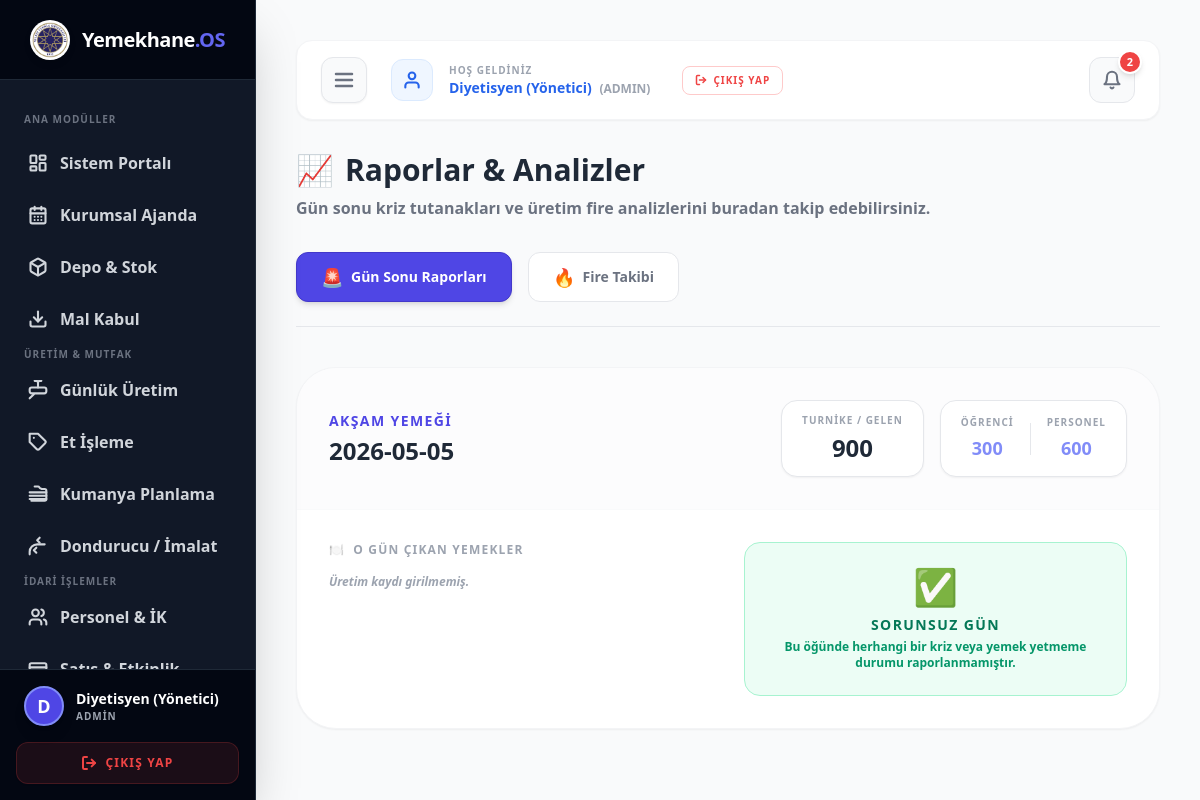
Screenshot of /raporlar (signed in) with the database file from the repository.
### tables this page shows
CREATE TABLE gunluk_istatistik (id INTEGER PRIMARY KEY AUTOINCREMENT, tarih DATE, ogun TEXT, personel_sayisi INTEGER DEFAULT 0, ogrenci_sayisi INTEGER DEFAULT 0, yemek_yetmedi INTEGER DEFAULT 0, alternatif_detay TEXT DEFAULT '');

### app.py (the view)
@app.route('/raporlar')
@login_required
@admin_required
def raporlar():
    conn = get_db_connection()
    istatistikler_raw = conn.execute('SELECT * FROM gunluk_istatistik ORDER BY tarih DESC').fetchall()
    rapor_listesi = []
    for ist in istatistikler_raw:
        ist_dict = dict(ist)
        ist_dict['uretimler'] = conn.execute("SELECT * FROM uretim WHERE tarih=? AND ogun=?", (ist['tarih'], ist['ogun'])).fetchall()
        ist_dict['toplam_gelen'] = ist['personel_sayisi'] + ist['ogrenci_sayisi']
        rapor_listesi.append(ist_dict)
    fire_kategori_verisi = conn.execute("SELECT kategori, SUM(miktar) as toplam_miktar, birim FROM fire_kayitlari GROUP BY kategori, birim").fetchall()
    fire_detay_verisi = conn.execute("SELECT urun_adi, kategori, miktar, birim, tarih, kullanici, aciklama FROM fire_kayitlari ORDER BY tarih DESC LIMIT 100").fetchall()
    conn.close()
    return render_template('raporlar.html',
                           raporlar=rapor_listesi,
                           fire_kategori_verisi=[dict(row) for row in fire_kategori_verisi],
                           fire_detay_verisi=[dict(row) for row in fire_detay_verisi])

### app.py (called while the page is built)
def login_required(f):
    @wraps(f)
    def decorated_function(*args, **kwargs):
        if 'kullanici_id' not in session: return redirect(url_for('login'))
        return f(*args, **kwargs)
    return decorated_function

def admin_required(f):
    @wraps(f)
    def decorated_function(*args, **kwargs):
        if session.get('rol') != 'admin':
            flash("⚠️ Bu sayfaya erişim yetkiniz yok!", "error")
            return redirect(url_for('depo'))
        return f(*args, **kwargs)
    return decorated_function

def get_next_workday(date_str):
    d = datetime.strptime(date_str, '%Y-%m-%d')
    while d.weekday() >= 5: d += timedelta(days=1)
    return d.strftime('%Y-%m-%d')

def get_db_connection():
    BASE_DIR = os.path.dirname(os.path.abspath(__file__))
    db_path = os.path.join(BASE_DIR, 'yemekhane.db')
    conn = sqlite3.connect(db_path)
    conn.row_factory = sqlite3.Row
    return conn

### templates/raporlar.html (shortened to what this page needs)
<!DOCTYPE html>
<html lang="tr">
<head>
    <script src="https://cdn.tailwindcss.com"></script>
</head>
<body class="bg-gray-50 flex min-h-screen font-sans">
    {% include 'sidebar.html' %}
    <div class="ml-64 flex-1 p-10 min-w-0">
        {% include 'topbar.html' %}
        <div class="mb-10 border-b border-gray-200 pb-6">
            <h1 class="text-3xl font-black text-gray-800 flex items-center gap-3"><span>📈</span> Raporlar & Analizler</h1>
            <p class="text-gray-500 font-bold mt-2">Gün sonu kriz tutanakları ve üretim fire analizlerini buradan takip edebilirsiniz.</p>
            <div class="flex gap-4 mt-8">
                <button onclick="switchTab('krizTab')" id="btn-krizTab" class="py-2.5 px-6 rounded-xl font-black text-sm transition-all duration-300 bg-indigo-600 text-white shadow-md border border-indigo-700 tab-btn flex items-center gap-2">
                    <span class="text-lg">🚨</span> Gün Sonu Raporları
                </button>
                <button onclick="switchTab('fireTab')" id="btn-fireTab" class="py-2.5 px-6 rounded-xl font-black text-sm transition-all duration-300 bg-white text-gray-500 hover:bg-gray-100 border border-gray-200 tab-btn flex items-center gap-2">
                    <span class="text-lg">🔥</span> Fire Takibi
                </button>
            </div>
        </div>
        <div id="krizTab" class="tab-content block">
            <div class="space-y-8 w-full max-w-6xl mx-auto">
                {% for rapor in raporlar %}
                <div class="bg-white rounded-[2.5rem] shadow-sm border border-gray-100 overflow-hidden relative">
                    <div class="p-8 border-b border-gray-50 flex flex-col md:flex-row justify-between md:items-center gap-4 bg-gray-50/50">
                        <div>
                            <span class="text-sm font-black text-indigo-600 block mb-1 uppercase tracking-widest">{{ rapor.ogun }}</span>
                            <h3 class="text-2xl font-black text-gray-800">{{ rapor.tarih }}</h3>
                        </div>
                        <div class="flex gap-4">
                            <div class="bg-white px-5 py-3 rounded-2xl border border-gray-200 shadow-sm text-center">
                                <span class="block text-[10px] text-gray-400 font-black uppercase tracking-widest mb-1">Turnike / Gelen</span>
                                <span class="text-2xl font-black text-gray-800">{{ rapor.toplam_gelen }}</span>
                            </div>
                            <div class="bg-white px-5 py-3 rounded-2xl border border-gray-200 shadow-sm flex items-center gap-4">
                                <div class="text-center">
                                    <span class="block text-[10px] text-gray-400 font-black uppercase tracking-widest mb-1">Öğrenci</span>
                                    <span class="text-lg font-black text-indigo-400">{{ rapor.ogrenci_sayisi }}</span>
                                </div>
                                <div class="text-center">
                                    <span class="block text-[10px] text-gray-400 font-black uppercase tracking-widest mb-1">Personel</span>
                                    <span class="text-lg font-black text-indigo-400">{{ rapor.personel_sayisi }}</span>
                                </div>
                            </div>
                        </div>
                    </div>
                    <div class="p-8 grid grid-cols-1 md:grid-cols-2 gap-8">
                        <div>
                            <h4 class="text-xs font-black text-gray-400 uppercase tracking-widest mb-4 flex items-center gap-2"><span>🍽️</span> O Gün Çıkan Yemekler</h4>
                            <div class="space-y-2">
                                {% for u in rapor.uretimler %}
                                    <div class="flex justify-between items-center p-3 rounded-xl border {% if u.kategori == 'Takviye' %}bg-rose-50 border-rose-200{% else %}bg-gray-50 border-gray-100{% endif %}">
                                        <div>
                                            <span class="font-black text-gray-800 text-sm block">{{ u.yemek_adi }}</span>
                                            <span class="text-[10px] font-bold text-gray-500 uppercase">
                                                {% if u.kategori == 'Takviye' %}<b class="text-rose-500">🚨 TAKVİYE ÜRETİM</b>{% else %}{{ u.kategori }}{% endif %}
                                            </span>
                                        </div>
                                        <div class="text-right">
                                            <span class="block text-[10px] text-gray-400 font-black uppercase">Üretilen</span>
                                            <span class="font-black text-gray-800">{{ u.planlanan_kisi }} <small class="text-[10px]">Pors.</small></span>
                                        </div>
                                    </div>
                                {% else %}
                                    <p class="text-xs text-gray-400 font-bold italic">Üretim kaydı girilmemiş.</p>
                                {% endfor %}
                            </div>
                        </div>
                        <div class="space-y-6">
                            {% if rapor.yemek_yetmedi > 0 %}
                            <div class="bg-red-50 p-6 rounded-2xl border border-red-200">
                                <h4 class="text-xs font-black text-red-600 uppercase tracking-widest mb-2 flex items-center gap-2"><span>🚨</span> Kriz Durumu (Yemek Bitti)</h4>
                                <p class="text-sm font-bold text-red-900 mb-2">Belirtilen Öğünde <b class="text-xl mx-1 bg-white px-2 rounded">{{ rapor.yemek_yetmedi }}</b> Kişi Aç Kaldı / Yetişmedi.</p>
                                <p class="text-xs text-red-700 bg-white p-3 rounded-lg border border-red-100 shadow-inner"><b>Alınan Aksiyon (Alternatif):</b> {{ rapor.alternatif_detay }}</p>
                            </div>
                            {% else %}
                            <div class="bg-emerald-50 p-6 rounded-2xl border border-emerald-200 h-full flex flex-col justify-center items-center text-center">
                                <span class="text-4xl mb-2">✅</span>
                                <h4 class="text-sm font-black text-emerald-700 uppercase tracking-widest mb-1">Sorunsuz Gün</h4>
                                <p class="text-xs text-emerald-600 font-bold">Bu öğünde herhangi bir kriz veya yemek yetmeme durumu raporlanmamıştır.</p>
                            </div>
                            {% endif %}
                        </div>
                    </div>
                </div>
                {% else %}
                <div class="text-center p-20">
                    <span class="text-6xl opacity-20 block mb-4">📭</span>
                    <h3 class="text-xl font-black text-gray-400">Henüz geçmişe dönük bir gün sonu kaydı bulunmuyor.</h3>
                </div>
                {% endfor %}
            </div>
        </div>
    </div>
</body>
</html>

### rows the page displays
gunluk_istatistik: ogun "AKŞAM YEMEĞI", tarih "2026-05-05", toplam_gelen "900", ogrenci_sayisi "300", personel_sayisi "600", yemek_yetmedi "SORUNSUZ GÜN", shows "Bu öğünde herhangi bir kriz veya yemek yetmeme durumu raporlanmamıştır."

### other values shown
{{ session.isim[:1] }} "D"
{{ session.isim }} "Diyetisyen (Yönetici)"
{{ session.rol }} "ADMIN"
{{ session.rol|upper }} "ADMIN"
